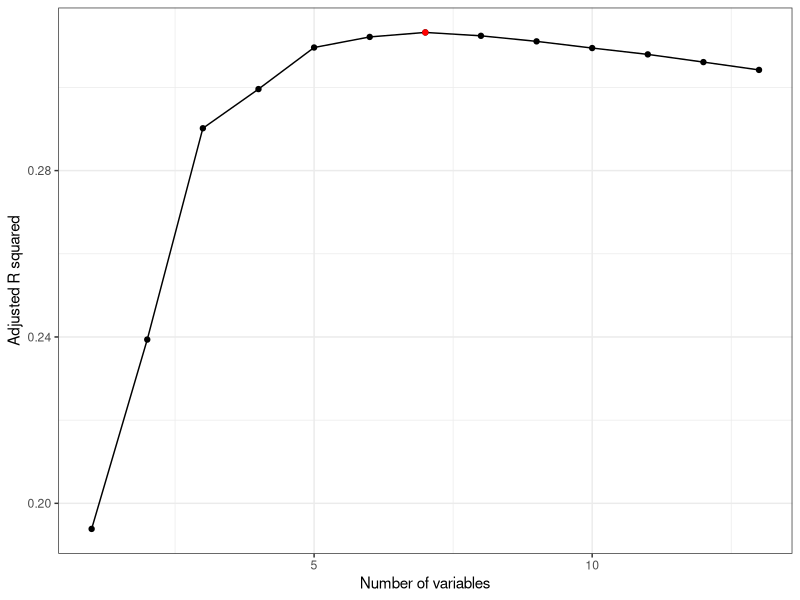
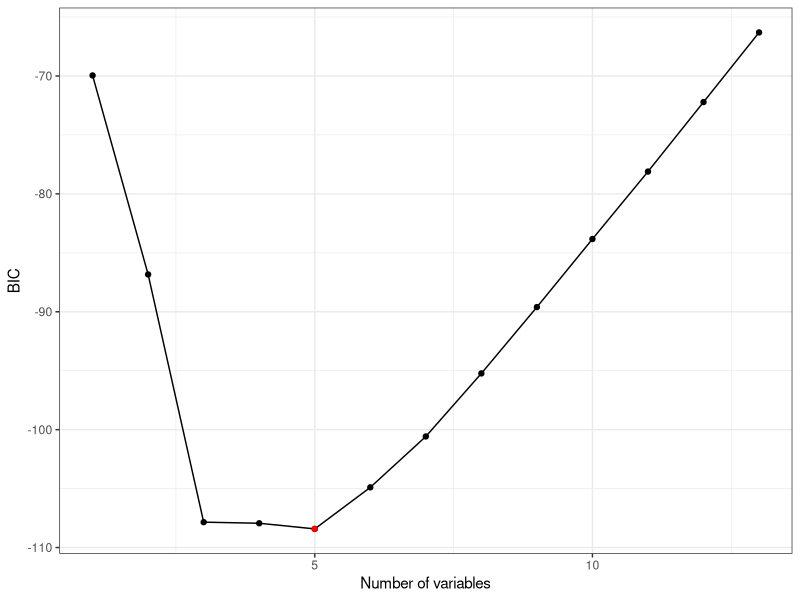
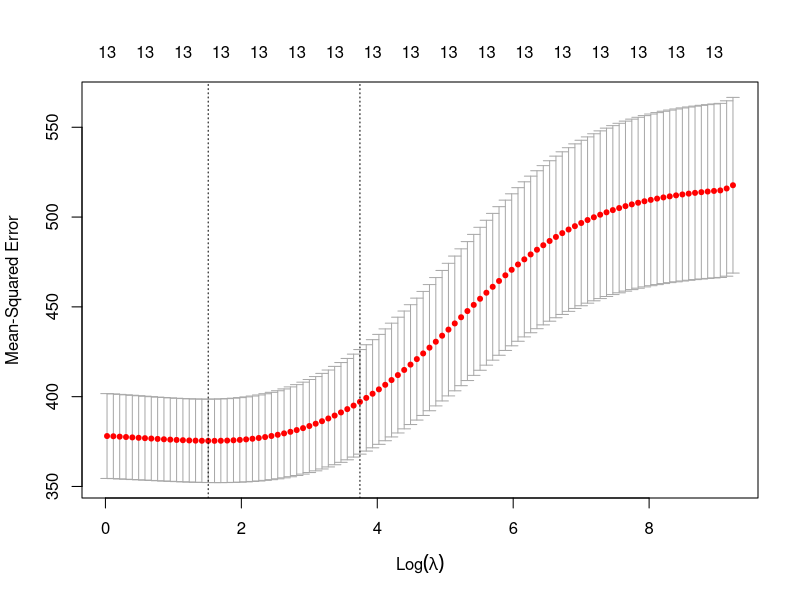

The R script that drew these images, in order:
## ---- chunk 1
knitr::opts_chunk$set(echo = TRUE, tidy = FALSE, size = 'footnotesize', 
                      fig.align = 'center', cache = FALSE)
## ---- chunk 2
library('tidyverse')
library("boot")
library("MASS")
library("glmnet")
library ("leaps")
theme_set(theme_bw())
## ---- chunk 3
Mir <- read_csv('Mireault2.csv')
head(Mir, 5)
## ---- chunk 4
regfit.full = regsubsets( PVTotal~. , data=Mir, nvmax =13)
## ---- chunk 5
reg.summary=summary(regfit.full)
reg.summary
## ---- chunk 6
reg.summary$adjr2
## ---- chunk 7
reg.summary$bic
## ---- chunk 8
which.max(reg.summary$adjr2)
## ---- chunk 9
which.min(reg.summary$bic)
## ---- chunk 10
ggplot()+ 
 geom_point(aes(x=c(1:13),y=reg.summary$adjr2))+
  geom_line(aes(x=c(1:13),y=reg.summary$adjr2)) +
  geom_point(aes(x=7,y=reg.summary$adjr2[7]), color="red")+
  xlab("Number of variables")+
  ylab("Adjusted R squared")

## ---- chunk 11
ggplot()+ 
 geom_point(aes(x=c(1:13),y=reg.summary$bic))+
  geom_line(aes(x=c(1:13),y=reg.summary$bic)) +
  geom_point(aes(x=5,y=reg.summary$bic[5]), color="red")+
  xlab("Number of variables")+
  ylab("BIC")
## ---- chunk 12
coef (regfit.full ,7)
## ---- chunk 13
coef (regfit.full ,5)
## ---- chunk 14
regfit.fwd = regsubsets( PVTotal~. , data=Mir, nvmax =13, method="forward")
## ---- chunk 15
reg.fwd.summary=summary(regfit.fwd)
which.max(reg.fwd.summary$adjr2)
which.min(reg.fwd.summary$bic)
## ---- chunk 16
coef(regfit.full ,7)
coef(regfit.fwd ,7)
## ---- chunk 17
coef(regfit.full ,5)
coef(regfit.fwd ,5)
## ---- chunk 18
# write your solution here
## ---- chunk 19
set.seed(7)
index.train1 = sample (375, round(2*375/3))
Mir.train1 <-Mir[index.train1, ]
Mir.test1 <-Mir[-index.train1, ]
## ---- chunk 20
regfit.best = regsubsets(PVTotal~. , data=Mir.train1, nvmax =13)
## ---- chunk 21
test.mat=model.matrix(PVTotal~. , data=Mir.test1)
## ---- chunk 22
m.errors=rep(0,13)
for (i in 1:13){
  coef.i=coef(regfit.best,id=i)
  pred=test.mat[,names(coef.i)]%*% coef.i
  m.errors[i]=mean((Mir.test1$PVTotal-pred)^2)
}
## ---- chunk 23
which.min(m.errors)
## ---- chunk 24
regfit.best.all = regsubsets(PVTotal~. , data=Mir, nvmax =13)
## ---- chunk 25
coef(regfit.best.all,5)
## ---- chunk 26
y= Mir$PVTotal
## ---- chunk 27
x= model.matrix(PVTotal~.,Mir)[,-1]
## ---- chunk 28
model1 <- glmnet (x ,y , alpha =0 , lambda = 0,standardize=FALSE)
## ---- chunk 29
coef(model1)
## ---- chunk 30
# write your solution here
## ---- chunk 31
model2 <- glmnet (x ,y , alpha =0 , lambda = 0)
## ---- chunk 32
ridge.mod1 <- glmnet (x ,y , alpha =0 , lambda = 100)
## ---- chunk 33
coef(model2)
coef(ridge.mod1)
## ---- chunk 34
# write your solution here
## ---- chunk 35
y.train1 <-y[index.train1 ]
x.train1 <-x[index.train1, ]
y.test1 <-y[-index.train1 ]
x.test1 <-x[-index.train1, ]
## ---- chunk 36
ridge.train1 <-glmnet (x.train1 ,y.train1 , alpha =0 , lambda = 100)
## ---- chunk 37
ridge.pred1 <- predict.glmnet(ridge.train1, newx=x.test1)
## ---- chunk 38
mean((ridge.pred1-y.test1)^2)
## ---- chunk 39
ridge.train2 <-glmnet (x.train1 ,y.train1 , alpha =0 , lambda = 2)
ridge.pred2 <- predict.glmnet(ridge.train2, newx=x.test1)
mean((ridge.pred2-y.test1)^2)
## ---- chunk 40
# write your solution here
## ---- chunk 41
set.seed(1)
cv.out <- cv.glmnet(x.train1,y.train1,alpha=0, nfolds=10)
## ---- chunk 42
plot(cv.out)
## ---- chunk 43
bestlam<-cv.out$lambda.min
bestlam
## ---- chunk 44
ridge.train3 <-glmnet (x.train1 ,y.train1 , alpha =0 , lambda = bestlam)
ridge.pred3 <- predict.glmnet(ridge.train3, newx=x.test1)
mean((ridge.pred3-y.test1)^2)
## ---- chunk 45
# write your solution here
